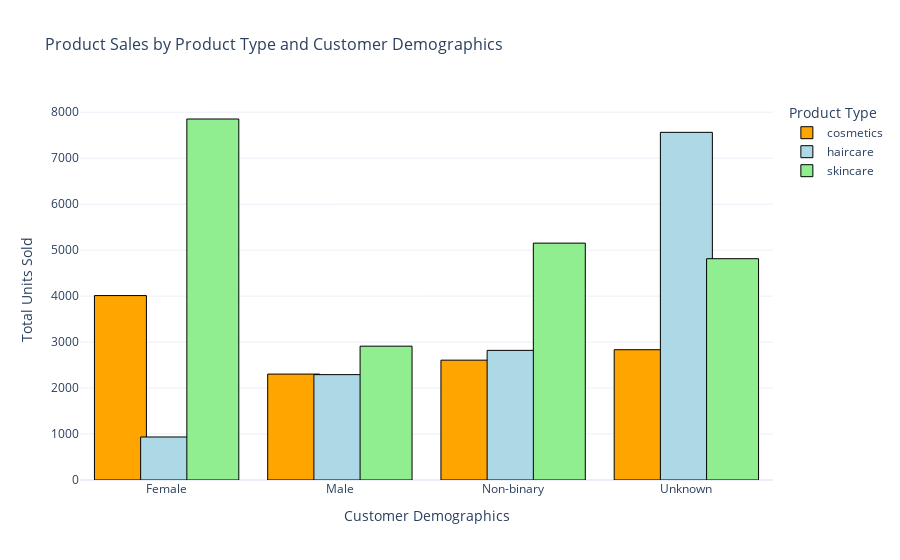
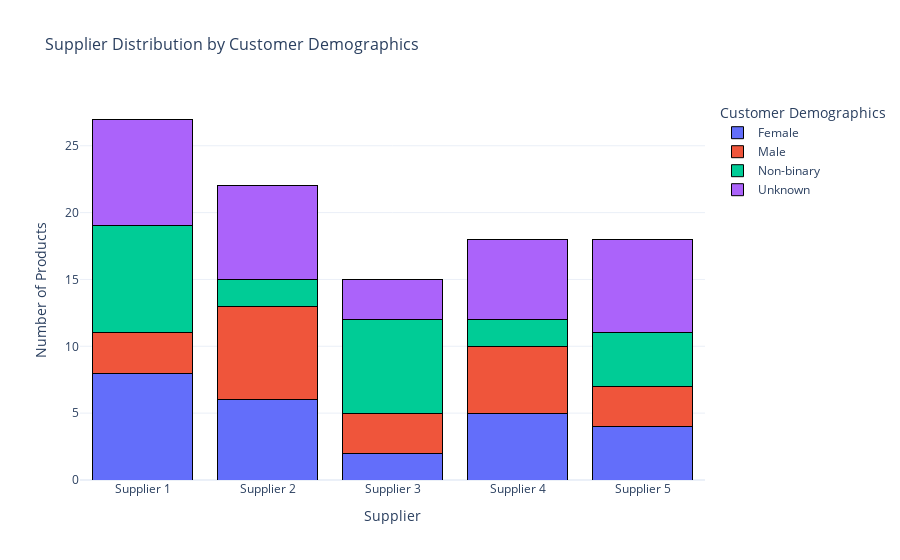

Write notebook code for charts like these, in order.
### Code cell
# --- Customer Demographics Analysis ---
print("\n=== Customer Demographics Analysis ===")

# Define consistent colors for Product_type (from previous sections)
color_map = {
    'haircare': '#ADD8E6',  # Light Blue
    'skincare': '#90EE90',  # Light Green
    'cosmetics': '#FFA500'  # Orange (if present)
}

# Chart 1: Product Sales by Product Type and Customer Demographics (Bar Chart)
sales_by_demo_product = df.groupby(['Product_type', 'Customer_demographics'])['Number_of_products_sold'].sum().reset_index()
fig_sales_demo = px.bar(sales_by_demo_product, 
                        x='Customer_demographics', 
                        y='Number_of_products_sold', 
                        color='Product_type', 
                        barmode='group',  # Group bars side by side
                        title='Product Sales by Product Type and Customer Demographics',
                        labels={'Number_of_products_sold': 'Total Units Sold', 'Customer_demographics': 'Customer Demographics'},
                        color_discrete_map=color_map)
fig_sales_demo.update_traces(marker=dict(line=dict(color='#000000', width=1)), width=0.3)
fig_sales_demo.update_layout(showlegend=True,
                             legend_title_text='Product Type',
                             xaxis_title='Customer Demographics',
                             yaxis_title='Total Units Sold',
                             bargap=0.2,
                             title_font=dict(size=16))
fig_sales_demo.show()

# Chart 2: Supplier Distribution by Customer Demographics (Bar Chart)
supplier_by_demo = df.groupby(['Supplier_name', 'Customer_demographics']).size().reset_index(name='Count')
fig_supplier_demo = px.bar(supplier_by_demo, 
                           x='Supplier_name', 
                           y='Count', 
                           color='Customer_demographics', 
                           barmode='stack',  # Stack bars for total supplier count
                           title='Supplier Distribution by Customer Demographics',
                           labels={'Count': 'Number of Products', 'Supplier_name': 'Supplier'})
fig_supplier_demo.update_traces(marker=dict(line=dict(color='#000000', width=1)))
fig_supplier_demo.update_layout(showlegend=True,
                                legend_title_text='Customer Demographics',
                                xaxis_title='Supplier',
                                yaxis_title='Number of Products',
                                bargap=0.2,
                                title_font=dict(size=16))
fig_supplier_demo.show()

# Chart 3: Revenue Distribution by Customer Demographics (Pie Chart)
revenue_by_demo = df.groupby('Customer_demographics')['Revenue_generated'].sum().reset_index()
fig_revenue_pie = px.pie(revenue_by_demo, 
                         values='Revenue_generated', 
                         names='Customer_demographics', 
                         title='Revenue Distribution by Customer Demographics',
                         color_discrete_sequence=px.colors.qualitative.Plotly,
                         hole=0.3)
fig_revenue_pie.update_traces(textinfo='percent+label', 
                              pull=[0.1] * len(revenue_by_demo), 
                              marker=dict(line=dict(color='#000000', width=2)))
fig_revenue_pie.update_layout(showlegend=True,
                              legend_title_text='Customer Demographics')
fig_revenue_pie.show()

# Chart 4: Enhanced Supplier Preference by Customer Demographics and Product Type (Grouped Bar Chart)
# Group and count products
supplier_demo_product = df.groupby(['Supplier_name', 'Customer_demographics', 'Product_type']).size().reset_index(name='Product_Count')

# Sort by Customer_demographics and Product_Count in descending order
supplier_demo_product = supplier_demo_product.sort_values(by=['Customer_demographics', 'Product_Count'], ascending=[True, False])

# Create the bar chart with descending order within each facet
fig_supplier_preference = px.bar(supplier_demo_product, 
                                 x='Supplier_name', 
                                 y='Product_Count', 
                                 color='Product_type', 
                                 facet_col='Customer_demographics',  # Separate by demographics
                                 title='Supplier Preference by Customer Demographics and Product Type ',
                                 labels={'Product_Count': 'Number of Products', 'Supplier_name': 'Supplier'},
                                 color_discrete_map=color_map,
                                 height=500,  # Increase height for better visibility
                                 text=supplier_demo_product['Product_Count'])  # Add value labels on bars
fig_supplier_preference.update_traces(marker=dict(line=dict(color='#000000', width=1)), 
                                      width=0.4,  # Slightly wider bars
                                      textposition='auto',  # Position text automatically
                                      textfont=dict(size=12))  # Readable font size
fig_supplier_preference.update_layout(showlegend=True,
                                      legend_title_text='Product Type',
                                      xaxis_title='Supplier',
                                      yaxis_title='Number of Products',
                                      bargap=0.3,  # Larger gap for clarity
                                      bargroupgap=0.1,  # Gap between groups within facets
                                      title_font=dict(size=16),
                                      font=dict(size=12),  # Consistent font size
                                      hovermode='x unified')  # Unified hover tooltip
fig_supplier_preference.update_xaxes(tickangle=45)  # Rotate x-axis labels for readability
fig_supplier_preference.show()

### Figure 1 — Plotly figure (JSON) as saved in the notebook; plotly's stock layout.template omitted (floating-point values rounded to 4 significant figures)
{"data": [{"alignmentgroup": "True", "hovertemplate": "Product_type=cosmetics<br>Customer Demographics=%{x}<br>Total Units Sold=%{y}<extra></extra>", "legendgroup": "cosmetics", "marker": {"color": "#FFA500", "line": {"color": "#000000", "width": 1}, "pattern": {"shape": ""}}, "name": "cosmetics", "offsetgroup": "cosmetics", "orientation": "v", "showlegend": true, "textposition": "auto", "type": "bar", "width": 0.3, "x": ["Female", "Male", "Non-binary", "Unknown"], "xaxis": "x", "y": [4012, 2304, 2607, 2834], "yaxis": "y"}, {"alignmentgroup": "True", "hovertemplate": "Product_type=haircare<br>Customer Demographics=%{x}<br>Total Units Sold=%{y}<extra></extra>", "legendgroup": "haircare", "marker": {"color": "#ADD8E6", "line": {"color": "#000000", "width": 1}, "pattern": {"shape": ""}}, "name": "haircare", "offsetgroup": "haircare", "orientation": "v", "showlegend": true, "textposition": "auto", "type": "bar", "width": 0.3, "x": ["Female", "Male", "Non-binary", "Unknown"], "xaxis": "x", "y": [936, 2292, 2820, 7563], "yaxis": "y"}, {"alignmentgroup": "True", "hovertemplate": "Product_type=skincare<br>Customer Demographics=%{x}<br>Total Units Sold=%{y}<extra></extra>", "legendgroup": "skincare", "marker": {"color": "#90EE90", "line": {"color": "#000000", "width": 1}, "pattern": {"shape": ""}}, "name": "skincare", "offsetgroup": "skincare", "orientation": "v", "showlegend": true, "textposition": "auto", "type": "bar", "width": 0.3, "x": ["Female", "Male", "Non-binary", "Unknown"], "xaxis": "x", "y": [7853, 2911, 5153, 4814], "yaxis": "y"}], "layout": {"bargap": 0.2, "barmode": "group", "legend": {"title": {"text": "Product Type"}, "tracegroupgap": 0}, "showlegend": true, "title": {"font": {"size": 16}, "text": "Product Sales by Product Type and Customer Demographics"}, "xaxis": {"anchor": "y", "domain": [0, 1], "title": {"text": "Customer Demographics"}}, "yaxis": {"anchor": "x", "domain": [0, 1], "title": {"text": "Total Units Sold"}}}}

### Figure 2 — Plotly figure (JSON) as saved in the notebook; plotly's stock layout.template omitted (floating-point values rounded to 4 significant figures)
{"data": [{"alignmentgroup": "True", "hovertemplate": "Customer_demographics=Female<br>Supplier=%{x}<br>Number of Products=%{y}<extra></extra>", "legendgroup": "Female", "marker": {"color": "#636efa", "line": {"color": "#000000", "width": 1}, "pattern": {"shape": ""}}, "name": "Female", "offsetgroup": "Female", "orientation": "v", "showlegend": true, "textposition": "auto", "type": "bar", "x": ["Supplier 1", "Supplier 2", "Supplier 3", "Supplier 4", "Supplier 5"], "xaxis": "x", "y": [8, 6, 2, 5, 4], "yaxis": "y"}, {"alignmentgroup": "True", "hovertemplate": "Customer_demographics=Male<br>Supplier=%{x}<br>Number of Products=%{y}<extra></extra>", "legendgroup": "Male", "marker": {"color": "#EF553B", "line": {"color": "#000000", "width": 1}, "pattern": {"shape": ""}}, "name": "Male", "offsetgroup": "Male", "orientation": "v", "showlegend": true, "textposition": "auto", "type": "bar", "x": ["Supplier 1", "Supplier 2", "Supplier 3", "Supplier 4", "Supplier 5"], "xaxis": "x", "y": [3, 7, 3, 5, 3], "yaxis": "y"}, {"alignmentgroup": "True", "hovertemplate": "Customer_demographics=Non-binary<br>Supplier=%{x}<br>Number of Products=%{y}<extra></extra>", "legendgroup": "Non-binary", "marker": {"color": "#00cc96", "line": {"color": "#000000", "width": 1}, "pattern": {"shape": ""}}, "name": "Non-binary", "offsetgroup": "Non-binary", "orientation": "v", "showlegend": true, "textposition": "auto", "type": "bar", "x": ["Supplier 1", "Supplier 2", "Supplier 3", "Supplier 4", "Supplier 5"], "xaxis": "x", "y": [8, 2, 7, 2, 4], "yaxis": "y"}, {"alignmentgroup": "True", "hovertemplate": "Customer_demographics=Unknown<br>Supplier=%{x}<br>Number of Products=%{y}<extra></extra>", "legendgroup": "Unknown", "marker": {"color": "#ab63fa", "line": {"color": "#000000", "width": 1}, "pattern": {"shape": ""}}, "name": "Unknown", "offsetgroup": "Unknown", "orientation": "v", "showlegend": true, "textposition": "auto", "type": "bar", "x": ["Supplier 1", "Supplier 2", "Supplier 3", "Supplier 4", "Supplier 5"], "xaxis": "x", "y": [8, 7, 3, 6, 7], "yaxis": "y"}], "layout": {"bargap": 0.2, "barmode": "stack", "legend": {"title": {"text": "Customer Demographics"}, "tracegroupgap": 0}, "showlegend": true, "title": {"font": {"size": 16}, "text": "Supplier Distribution by Customer Demographics"}, "xaxis": {"anchor": "y", "domain": [0, 1], "title": {"text": "Supplier"}}, "yaxis": {"anchor": "x", "domain": [0, 1], "title": {"text": "Number of Products"}}}}
